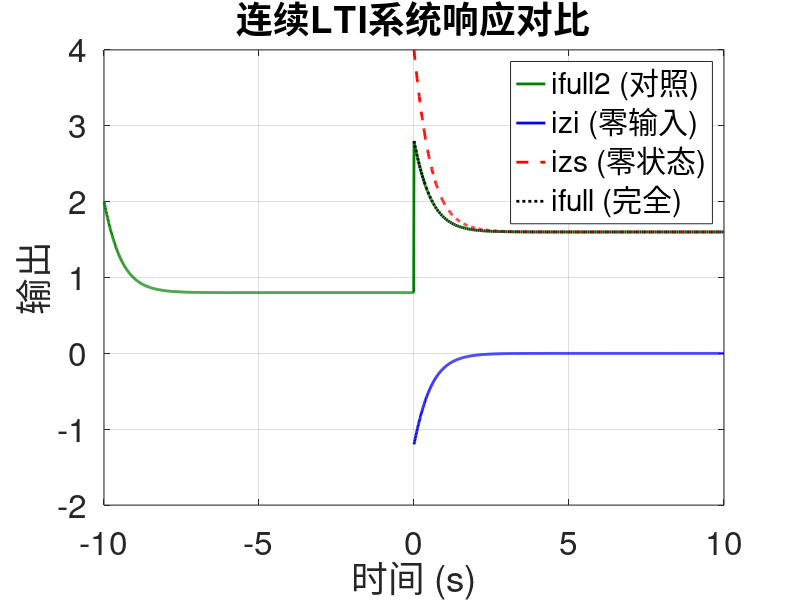

This chart was generated by the following MATLAB code:
clear;
close all;
clc;


% ex03_05_L1.m  |  例3.5 · L1 受控复现  |  AI 生成，已校验，R2023b
% 连续LTI系统零输入、零状态与完全响应
A = [-1 -1; 4 -6];
B = [1; 0];
C = [-1 0];
D = 1;
sys = ss(A, B, C, D);

% 1. 对输入2仿真到稳态，取末状态作为起始状态x0
t_steady = 0:0.01:10;
u_steady = 2 * ones(size(t_steady));
[~, ~, x_steady] = lsim(sys, u_steady, t_steady, [0; 0]);
x0 = x_steady(end, :)';

% 2. t>=0 求零输入、零状态与完全响应
t = 0:0.01:10;
u4 = 4 * ones(size(t));

% 零输入响应
[izi, t_izi] = initial(sys, x0, t);
% 零状态响应
[izs, t_izs] = lsim(sys, u4, t, [0; 0]);
% 完全响应
[ifull, t_ifull] = lsim(sys, u4, t, x0);

% 验证完全响应 = 零输入响应 + 零状态响应
max_err = max(abs(ifull - (izi + izs)));
fprintf('ifull与izi+izs的最大误差为: %.6e\n', max_err);

% 3. 对照：t从-10到10，输入在t<0为2、t>=0为4，零初始状态
t_all = -10:0.01:10;
u_all = 2 * (t_all < 0) + 4 * (t_all >= 0);
[ifull2, t_all_out] = lsim(sys, u_all, t_all, [0; 0]);

% 4. 绘图对比
figure;
plot(t_all_out, ifull2, 'Color', [0 0.5 0], 'LineWidth', 2); hold on;
plot(t_izi, izi, 'b-', 'LineWidth', 2);
plot(t_izs, izs, 'r--', 'LineWidth', 2);
plot(t_ifull, ifull, 'k:', 'LineWidth', 2);
hold off;
xlim([-10 10]);
grid on;
xlabel('时间 (s)', 'FontSize', 24);
ylabel('输出', 'FontSize', 24);
title('连续LTI系统响应对比', 'FontSize', 24);
legend('ifull2 (对照)', 'izi (零输入)', 'izs (零状态)', 'ifull (完全)', 'FontSize', 24);
set(gca, 'FontSize', 24);
